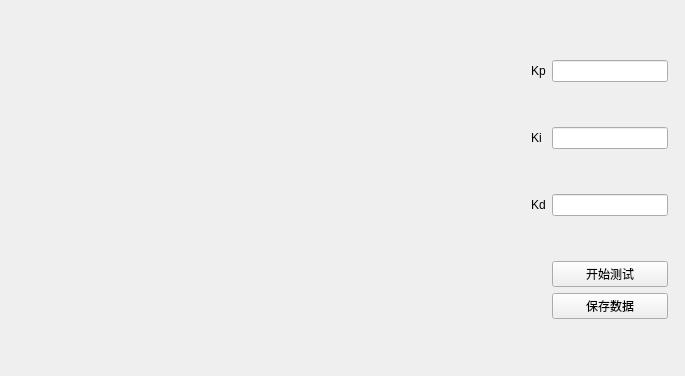
<?xml version="1.0" encoding="UTF-8"?>
<ui version="4.0">
 <class>MainWindow</class>
 <widget class="QMainWindow" name="MainWindow">
  <property name="geometry">
   <rect>
    <x>0</x>
    <y>0</y>
    <width>685</width>
    <height>376</height>
   </rect>
  </property>
  <property name="minimumSize">
   <size>
    <width>685</width>
    <height>376</height>
   </size>
  </property>
  <property name="maximumSize">
   <size>
    <width>685</width>
    <height>376</height>
   </size>
  </property>
  <property name="windowTitle">
   <string>PIDTester</string>
  </property>
  <property name="windowIcon">
   <iconset>
    <normaloff>:/icon/control.ico</normaloff>:/icon/control.ico</iconset>
  </property>
  <widget class="QWidget" name="centralWidget">
   <widget class="MyWidget" name="Graph" native="true">
    <property name="geometry">
     <rect>
      <x>10</x>
      <y>10</y>
      <width>500</width>
      <height>360</height>
     </rect>
    </property>
    <property name="minimumSize">
     <size>
      <width>500</width>
      <height>360</height>
     </size>
    </property>
    <property name="maximumSize">
     <size>
      <width>500</width>
      <height>360</height>
     </size>
    </property>
   </widget>
   <widget class="QWidget" name="">
    <property name="geometry">
     <rect>
      <x>520</x>
      <y>10</y>
      <width>159</width>
      <height>361</height>
     </rect>
    </property>
    <layout class="QGridLayout" name="gridLayout_2">
     <item row="0" column="0">
      <widget class="QLabel" name="label_14">
       <property name="text">
        <string>Kp</string>
       </property>
      </widget>
     </item>
     <item row="2" column="2">
      <widget class="QLineEdit" name="KdLineEdit"/>
     </item>
     <item row="2" column="0">
      <widget class="QLabel" name="label_16">
       <property name="text">
        <string>Kd</string>
       </property>
      </widget>
     </item>
     <item row="1" column="0">
      <widget class="QLabel" name="label_15">
       <property name="text">
        <string>Ki</string>
       </property>
      </widget>
     </item>
     <item row="1" column="2">
      <widget class="QLineEdit" name="KiLineEdit"/>
     </item>
     <item row="3" column="2">
      <layout class="QVBoxLayout" name="verticalLayout">
       <item>
        <widget class="QPushButton" name="SendButton">
         <property name="text">
          <string>开始测试</string>
         </property>
        </widget>
       </item>
       <item>
        <widget class="QPushButton" name="SaveButton">
         <property name="text">
          <string>保存数据</string>
         </property>
        </widget>
       </item>
      </layout>
     </item>
     <item row="0" column="2">
      <widget class="QLineEdit" name="KpLineEdit"/>
     </item>
    </layout>
   </widget>
  </widget>
 </widget>
 <layoutdefault spacing="6" margin="11"/>
 <customwidgets>
  <customwidget>
   <class>MyWidget</class>
   <extends>QWidget</extends>
   <header location="global">mywidget.h</header>
   <container>1</container>
  </customwidget>
 </customwidgets>
 <resources/>
 <connections/>
</ui>
